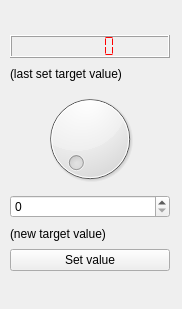
<?xml version="1.0" encoding="UTF-8"?>
<ui version="4.0">
 <class>Output</class>
 <widget class="QWidget" name="Output">
  <property name="geometry">
   <rect>
    <x>0</x>
    <y>0</y>
    <width>182</width>
    <height>309</height>
   </rect>
  </property>
  <property name="windowTitle">
   <string>Output Device</string>
  </property>
  <widget class="QWidget" name="verticalLayoutWidget">
   <property name="geometry">
    <rect>
     <x>10</x>
     <y>10</y>
     <width>160</width>
     <height>261</height>
    </rect>
   </property>
   <layout class="QVBoxLayout" name="verticalLayout">
    <item>
     <widget class="QLabel" name="nameLabel">
      <property name="text">
       <string/>
      </property>
     </widget>
    </item>
    <item>
     <widget class="QLCDNumber" name="lastValueLCD">
      <property name="styleSheet">
       <string notr="true">color: rgb(255, 0, 0);</string>
      </property>
      <property name="segmentStyle">
       <enum>QLCDNumber::Flat</enum>
      </property>
      <property name="value" stdset="0">
       <double>0.000000000000000</double>
      </property>
      <property name="intValue" stdset="0">
       <number>0</number>
      </property>
     </widget>
    </item>
    <item>
     <widget class="QLabel" name="outputLabel">
      <property name="text">
       <string>(last set target value)</string>
      </property>
     </widget>
    </item>
    <item>
     <widget class="QDial" name="outputDial">
      <property name="maximum">
       <number>500</number>
      </property>
     </widget>
    </item>
    <item>
     <widget class="QSpinBox" name="outputSpinbox"/>
    </item>
    <item>
     <widget class="QLabel" name="label_3">
      <property name="text">
       <string>(new target value)</string>
      </property>
     </widget>
    </item>
    <item>
     <widget class="QPushButton" name="setBtn">
      <property name="text">
       <string>Set value</string>
      </property>
     </widget>
    </item>
   </layout>
  </widget>
 </widget>
 <resources/>
 <connections/>
</ui>
